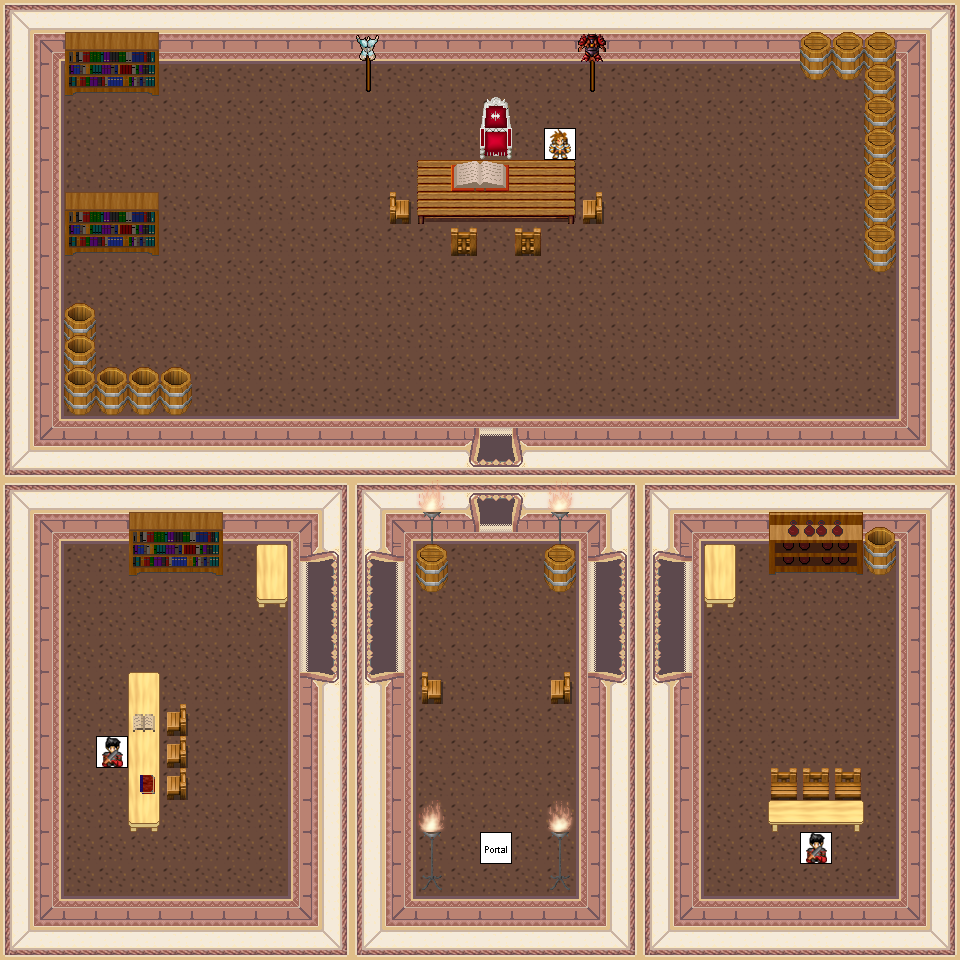

A level layout from a 2D game, rendered from its tile map. Below: a short description, then the map file with tile-grid data replaced by summaries:
An orthogonal 30x30 tile map with 32x32 px tiles, 5 tile layers (0_floor, 1_terrain, 2_object, 3_roof, ...), 2 hidden layers not drawn, 26 tilesets.

<map version="1.8" tiledversion="1.8.4" orientation="orthogonal" renderorder="right-down" width="30" height="30" tilewidth="32" tileheight="32" infinite="0" nextlayerid="8" nextobjectid="1">
 <tileset firstgid="1" name="wall" tilewidth="32" tileheight="32" tilecount="16" columns="2">
  <image source="../../tileset/building/wall/int_wall_pale.png" width="64" height="256" />
 </tileset>
 <tileset firstgid="17" name="wall2" tilewidth="32" tileheight="32" tilecount="20" columns="2">
  <image source="../../tileset/building/wall/int_wall_purple.png" width="64" height="320" />
 </tileset>
 <tileset firstgid="37" name="entrance" tilewidth="32" tileheight="32" tilecount="36" columns="9">
  <image source="../../tileset/building/entrance/pale_red_ns.png" width="288" height="128" />
 </tileset>
 <tileset firstgid="73" name="entrance details" tilewidth="32" tileheight="32" tilecount="6" columns="3">
  <image source="../../tileset/building/entrance/detail_ns.png" width="96" height="64" />
 </tileset>
 <tileset firstgid="79" name="barrell" tilewidth="32" tileheight="32" tilecount="2" columns="1">
  <image source="../../tileset/item/pot/barrel_tall.png" width="32" height="64" />
 </tileset>
 <tileset firstgid="81" name="barel" tilewidth="32" tileheight="32" tilecount="2" columns="1">
  <image source="../../tileset/item/pot/small_barrel.png" width="32" height="64" />
 </tileset>
 <tileset firstgid="83" name="collision" tilewidth="32" tileheight="32" tilecount="1" columns="1">
  <image source="../../tileset/logic/collision.png" width="32" height="32" />
 </tileset>
 <tileset firstgid="84" name="portal" tilewidth="32" tileheight="32" tilecount="24" columns="8">
  <image source="../../tileset/logic/portal.png" width="256" height="96" />
 </tileset>
 <tileset firstgid="108" name="ground2" tilewidth="32" tileheight="32" tilecount="2" columns="1">
  <image source="../../tileset/ground/brown_2.png" width="32" height="64" />
 </tileset>
 <tileset firstgid="110" name="entrance2" tilewidth="32" tileheight="32" tilecount="48" columns="8">
  <image source="../../tileset/building/entrance/pale_red_ew.png" width="256" height="192" />
 </tileset>
 <tileset firstgid="158" name="entrance 2 details" tilewidth="32" tileheight="32" tilecount="6" columns="2">
  <image source="../../tileset/building/entrance/detail_ew.png" width="64" height="96" />
 </tileset>
 <tileset firstgid="164" name="table 2" tilewidth="32" tileheight="32" tilecount="3" columns="1">
  <image source="../../tileset/furniture/table/long_front_on_pale.png" width="32" height="96" />
 </tileset>
 <tileset firstgid="167" name="chair" tilewidth="32" tileheight="32" tilecount="4" columns="2">
  <image source="../../tileset/furniture/chair/wooden_pale.png" width="64" height="64" />
 </tileset>
 <tileset firstgid="171" name="steel lamp" tilewidth="32" tileheight="32" tilecount="3" columns="1">
  <image source="../../tileset/furniture/light/iron_lamp.png" width="32" height="96" />
 </tileset>
 <tileset firstgid="174" name="flames" tilewidth="32" tileheight="32" tilecount="6" columns="6">
  <image source="../../tileset/furniture/light/flames.png" width="192" height="32" />
 </tileset>
 <tileset firstgid="180" name="stairs" tilewidth="32" tileheight="32" tilecount="12" columns="2">
  <image source="../../tileset/building/stairs/stairs.png" width="64" height="192" />
 </tileset>
 <tileset firstgid="192" name="table2" tilewidth="32" tileheight="32" tilecount="3" columns="3">
  <image source="../../tileset/furniture/table/long_side_on_pale.png" width="96" height="32" />
 </tileset>
 <tileset firstgid="195" name="books" tilewidth="32" tileheight="32" tilecount="4" columns="2">
  <image source="../../tileset/item/documents/book.png" width="64" height="64" />
 </tileset>
 <tileset firstgid="199" name="bookshelf" tilewidth="32" tileheight="32" tilecount="6" columns="3">
  <image source="../../tileset/furniture/shelve/dark_bookshelf_2.png" width="96" height="64" />
 </tileset>
 <tileset firstgid="205" name="bottle shelf" tilewidth="32" tileheight="32" tilecount="6" columns="3">
  <image source="../../tileset/furniture/shelve/dark_bottle_shelf.png" width="96" height="64" />
 </tileset>
 <tileset firstgid="211" name="throne" tilewidth="32" tileheight="32" tilecount="2" columns="1">
  <image source="../../tileset/furniture/chair/throne_small.png" width="32" height="64" />
 </tileset>
 <tileset firstgid="213" name="table 4" tilewidth="32" tileheight="32" tilecount="9" columns="3">
  <image source="../../tileset/furniture/table/wooden_rectangular.png" width="96" height="96" />
 </tileset>
 <tileset firstgid="222" name="armor" tilewidth="32" tileheight="32" tilecount="4" columns="4">
  <image source="../../tileset/item/armor/armor.png" width="128" height="32" />
 </tileset>
 <tileset firstgid="226" name="spear" tilewidth="32" tileheight="32" tilecount="2" columns="1">
  <image source="../../tileset/item/weapon/spear.png" width="32" height="64" />
 </tileset>
 <tileset firstgid="228" name="imperials" tilewidth="32" tileheight="32" tilecount="16" columns="8">
  <image source="../../tileset/logic/creature/human_imperial.png" width="256" height="64" />
 </tileset>
 <tileset firstgid="244" name="pale_red_ew_transparent_doors" tilewidth="32" tileheight="32" tilecount="24" columns="4">
  <image source="../../tileset/building/entrance/pale_red_ew_transparent_doors.png" width="128" height="192" />
 </tileset>
 <layer id="1" name="0_floor" width="30" height="30">
  <data>[900 cells, 900 non-empty, 1 distinct tile ids]</data>
 </layer>
 <layer id="2" name="1_terrain" width="30" height="30">
  <data>[900 cells, 488 non-empty, 73 distinct tile ids]</data>
 </layer>
 <layer id="3" name="2_object" width="30" height="30">
  <data>[900 cells, 34 non-empty, 18 distinct tile ids]</data>
 </layer>
 <layer id="4" name="3_roof" width="30" height="30">
  <data>[900 cells, 61 non-empty, 29 distinct tile ids]</data>
 </layer>
 <layer id="5" name="objects" width="30" height="30">
  <data>[900 cells, 4 non-empty, 3 distinct tile ids]</data>
 </layer>
 <layer id="6" name="collision" width="30" height="30" visible="0" opacity="0.44">
  <data>[900 cells, 455 non-empty, 1 distinct tile ids]</data>
 </layer>
 <layer id="7" name="protection" width="30" height="30" visible="0">
  <data>[900 cells, 0 non-empty, 0 distinct tile ids]</data>
 </layer>
</map>
